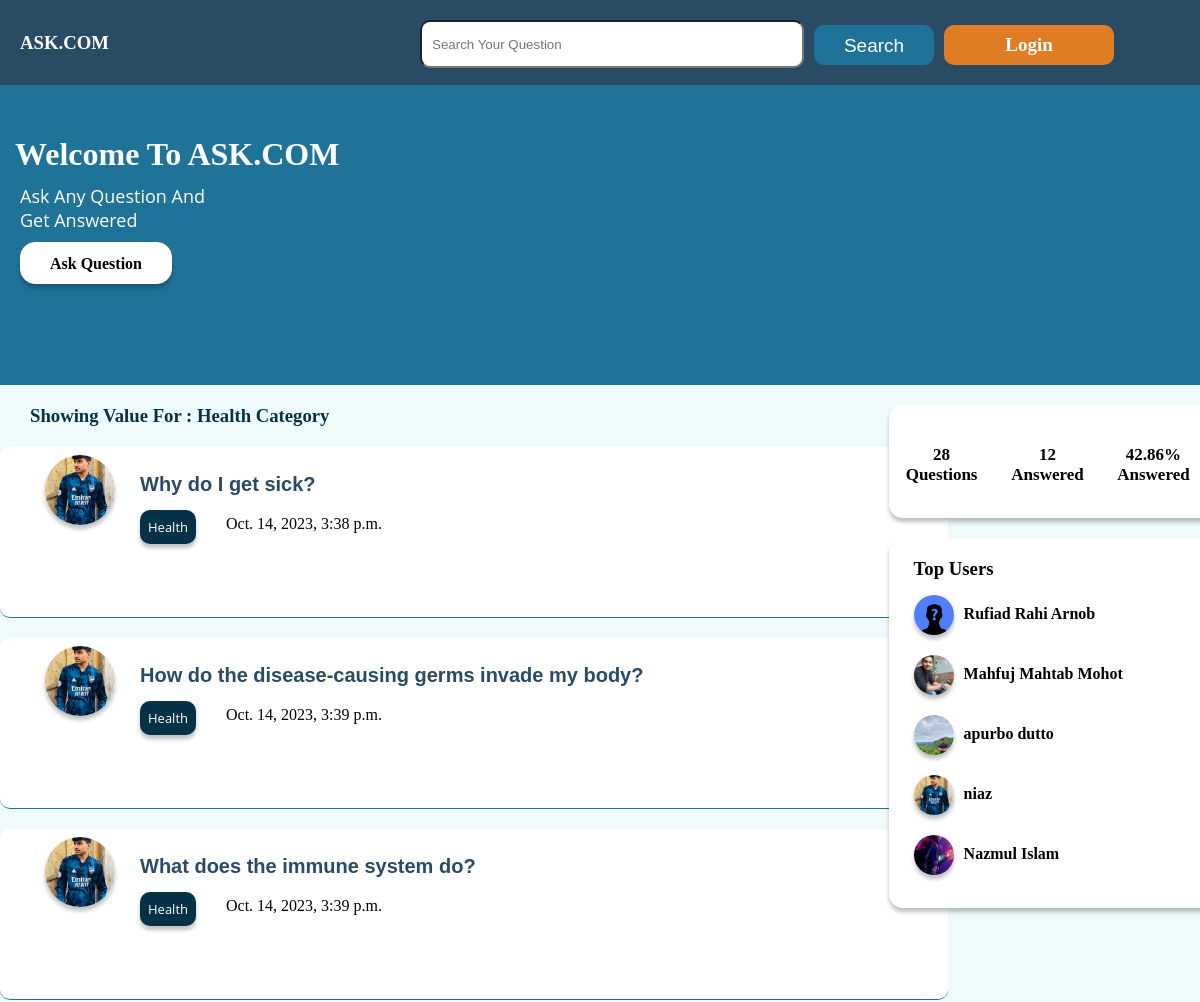
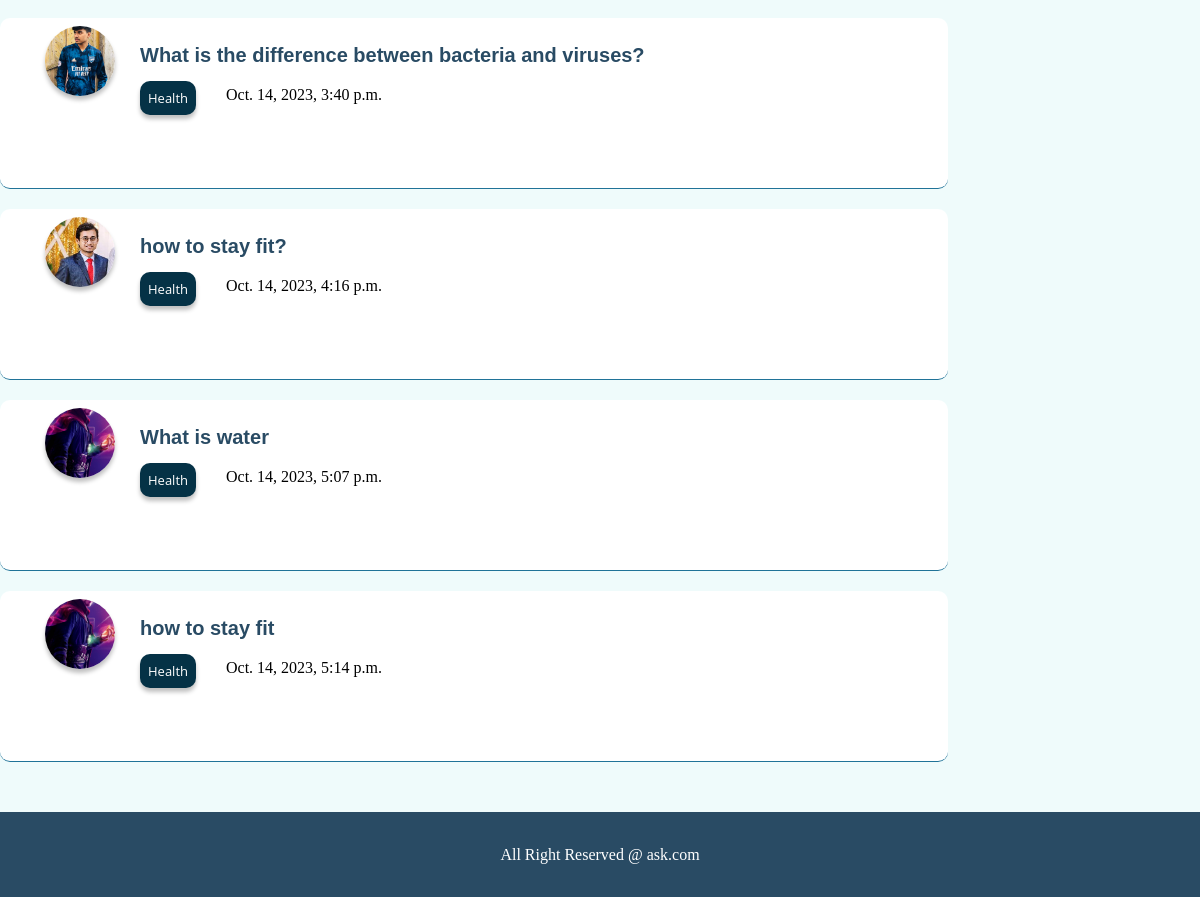
The page /category/Health on the database its author committed (2 pictures, top to bottom).
### home/models.py (models this page shows)
class OurUser(models.Model):
    id = models.IntegerField(primary_key = True)
    name = models.CharField(max_length = 30,null = True)
    email = models.CharField(max_length = 50,null = True)
    password = models.TextField(null = True)
    Bio = models.TextField(null = True)
    Num_of_followers = models.IntegerField(null = True)
    Num_of_following = models.IntegerField(null = True)
    user = models.CharField(max_length = 100,null = True)
    img = models.ImageField(upload_to='images/', null= True)
    phone_No = models.CharField(max_length = 15, null= True)

### questions/models.py (models this page shows)
class Questions(models.Model):
    id =models.IntegerField(primary_key =True)
    title = models.CharField(max_length = 30)
    details = models.CharField(max_length = 50)
    u_email = models.CharField(max_length=50,null = True)
    cat_name = models.CharField(max_length=100,null=True)
    time = models.DateTimeField(auto_now_add=True,null = True)

### home/views.py (the view)
# urls.py: path('category/<str:cat>',category_view,name = 'category'),
def category_view(request,cat):
    user_email = OurUser.objects.all()
    user_list={}
    questions_info = Questions.objects.all()
    count=0
    for i in range(0,len(user_email)):
        user_info = {}
        c = 0
        for j in range(0,len(questions_info)):
            if(user_email[i].email == questions_info[j].u_email):
                c+=1
                if(count != 5):
                    if(c == 1):
                        print(user_email[i])
                        user_info['name'] = user_email[i].name
                        user_info['img'] = user_email[i].img
                        user_info['user'] = user_email[i].user
                        print(user_info)
                        user_list[i] = user_info
                        count+=1
                    else:
                        break
                else:
                    break
    questions = Questions.objects.all()
    total_question = len(questions)
    answer = Answer.objects.all()
    total_answer = 0
    for i in range(0,total_question):
        for j in range(0,len(answer)):
            if questions[i].id == int(answer[j].Q_ID):
                total_answer=total_answer + 1
    perchantage = (total_answer / total_question) * 100
    question = Questions.objects.all().filter(cat_name = cat)
    question_dict = {}
    for i in range(len(question)):
        dict = {}
        for j in range(len(user_email)):
            if(question[i].u_email == user_email[j].email):
                dict['img'] = user_email[j].img
                dict['user'] = user_email[j].user
                dict['title'] = question[i].title
                dict['details'] = question[i].details
                dict['cat_name'] = question[i].cat_name
                dict['id'] = question[i].id
                dict['time'] = question[i].time
                question_dict[i] = dict
    try:
        if request.session['active'] == True:
            my_user = OurUser.objects.filter(email = request.session['0'])
            return render(request,"category.html",{"my_users" : my_user[0], "registered" : True,"question_dict" : question_dict,"total_question":total_question,"total_answer" : total_answer,"perchantage" : perchantage,"user_list" : user_list,"search":cat})
        else:
            return render(request,"category.html",{ "registered" : False,"question_dict" : question_dict,"total_question":total_question,"total_answer" : total_answer,"perchantage" : perchantage,"user_list" : user_list,"search":cat})
    except:
            return render(request,"category.html",{ "registered" : False,"question_dict" : question_dict,"total_question":total_question,"total_answer" : total_answer,"perchantage" : perchantage,"user_list" : user_list,"search":cat})

### home/templates/category.html
{% extends 'base.html' %}
{% load static %}
{% block banner %}
<div class="banner">
    <div class="main_banner">
        <h2>Welcome To ASK.COM</h2>
        <p>Ask Any Question And <br> Get Answered</p>
        <a href="/ask_question"  class="ask_question">Ask  Question</a>
    </div>
</div>
{% endblock banner %}
    {% block body %}
    <div class="container bg">
        <div class="main_container">
         <div class="left_main_container">
            <h3 class="search_h3">Showing Value For : {{ search }} Category</h3>
            {% for key,value in question_dict.items %}
            <div class="question">
                <a href="/profile/user/{{ value.user }}" class="logo_a">
                <div class="logo_section">
                <img class="logo_img" src="/media/{{ value.img }}" alt="">
            </div></a>
            <div class="rest">
                <a class="title_a" href="/answer/{{ value.id }}"><h3 class="question_title">{{ value.title }}</h3></a>
                <div class="category_section">
                    <a href="/category/{{ value.cat_name }}" class="cat">{{ value.cat_name }}</a>
                </div>
                <p class="time">{{ value.time }}</p>
            </div>
            </div>
{% endfor %}
         </div>
         <div class="right_main_container">
            <div class="overview">
                <p class="p1">{{ total_question }}<br>  Questions</p>
                <p class="p1">{{ total_answer }}<br>Answered</p>
                <p class="p1">{{ perchantage|floatformat:2 }}%<br>Answered</p>
            </div>
            <div class="top_user">
                <h3>Top Users</h3>
                {% for key,value  in user_list.items %}
                <div class="user">
                    <a href="/profile/user/{{ value.user }}"><img src="/media/{{ value.img }}"  alt="" class="top_user_logo"></a>
                    <h4 class="name">{{ value.name }}</h4>
                </div>
                {% endfor %}
            </div>
         </div>
        </div>
        {% block pagination %}
        <div class="pagination_section">
            <div class="main_pagination_section">
            </div>
        </div>
        {% endblock pagination %}
</div>
{% endblock body %}
{% block footer %} <div class="footer">All Right Reserved @ ask.com</div> {% endblock footer%}

### home/static/style/style.css (style rules this page uses)
* { margin: 0px; padding: 0px; }
.container { width: 1920px; height: auto; position: relative; }
.main_container { width: 1366px; height: auto; margin: 0 auto; }
.banner { position: relative; top: 0px; overflow: hidden; width: 1920px; height: 300px; background: #207398; }
.main_banner { width: 1366px; height: 300px; margin: 0 auto; overflow: hidden; }
.banner .main_banner h2 { font-family: 'Montserrat'; font-style: normal; font-weight: 700; font-size: 32px; line-height: 39px; color: white; margin-top: 50px; margin-left: 15px; }
.banner .main_banner p { font-family: 'Open Sans'; font-style: normal; margin-top: 10px; margin-left: 20px; color: white; font-size: 18px; }
.ask_question { box-sizing: border-box; position: absolute; width: 152px; height: 42px; background: #FFFFFF; border: 1px solid #ffffff; box-shadow: 0px 4px 4px rgba(0, 0, 0, 0.25); border-radius: 15px; margin-top: 10px; margin-left: 20px; text-align: center; line-height: 42px; text-decoration: none; color: black; font-weight: bold; }
.left_main_container { width: 70%; height: auto; float: left; }
.right_main_container { width: 29.7%; height: auto; float: right; padding-bottom: 50px; }
.question { width: 908px; height: 170px; border-bottom: 1px solid #207398; margin-top: 20px; overflow: hidden; padding-left: 40px; background: white; border-radius: 10px; }
.logo_a { display: block; width: 70px; height: 70px; }
.logo_img { width: 70px; height: 70px; border-radius: 50%; margin-top: 8px; margin-left: 5px; float: left; box-shadow:0px 4px 4px rgba(0, 0, 0, 0.25); }
.question_title { width: 780px; height: auto; display: block; margin-top: 6px; text-align: justify; margin-bottom: 14px; font-size: 20px; font-family: 'Montserrat', sans-serif; }
.title_a { text-decoration: none; color: #294B64; font-family: 'Montserrat', sans-serif; margin-right: 20px; text-align: justify; }
.cat { background: #053246; width: auto; padding: 8px; border-radius: 10px; text-decoration: none; color: white; box-shadow:0px 4px 4px rgba(0, 0, 0, 0.25); font-family: 'Open Sans'; font-style: normal; float: left; display: block; margin-right: 5px; font-size: 13px; }
.logo_section { width: 92px; height: 100px; float: left; }
.rest { width: 830px; height: 70%; margin-top: -80px; float: left; padding-left: 100px; }
.time { width: auto; height: 30px; padding-right: 20px; float: left; margin-top: 5px; }
.category_section { width: auto; height: 30%; margin-right: 10px; float: left; }
.search_h3 { margin-top: 20px; padding-left: 30px; color: #053246; }
.overview { width: 326px; height: 113px; margin-top: 20px; background: #ffffff; box-shadow: 0px 4px 4px rgba(0, 0, 0, 0.25); border-radius: 14px; margin-left: 45px; }
.p1 { width: 32.5%; float: left; height: 70px; text-align: center; padding-top: 40px; font-size: 17px; font-weight: bold; }
.top_user { width: 306px; height: 350px; margin-top: 20px; background: #ffffff; box-shadow: 0px 4px 4px rgba(0, 0, 0, 0.25); border-radius: 14px; margin-left: 45px; padding-top: 20px; padding-left: 25px; margin-bottom: 20px; }
.user { width: 95%; height: 50px; margin-top: 10px; }
.top_user_logo { width: 40px; height: 40px; border-radius: 50%; margin-top: 5px; box-shadow: 0px 4px 4px rgba(0, 0, 0, 0.25); float: left; margin-right: 10px; }
.name { padding-top: 15px; }
.pagination_section { margin-top: 10px; width: 1920px; height: 50px; overflow: hidden; }
.main_pagination_section { width: 1336px; height: 50px; margin: 0 auto; padding-left: 30px; overflow: hidden; }
.footer { width: 1920px; height: 85px; line-height: 85px; background: #294B64; text-align: center; color: white; position: absolute; }
.time { margin-left: 15px; }
.bg { background: #effbfb }
img { object-fit: cover; }

### rows shown on the page
OurUser: img (picture), name "niaz"
Questions: title "Why do I get sick?", cat_name "Health", time "Oct. 14, 2023, 3:38 p.m."
Questions: title "How do the disease-causing germs invade my body?", cat_name "Health", time "Oct. 14, 2023, 3:39 p.m."
Questions: title "What does the immune system do?", cat_name "Health", time "Oct. 14, 2023, 3:39 p.m."
Questions: title "What is the difference between bacteria and viruses?", cat_name "Health", time "Oct. 14, 2023, 3:40 p.m."
OurUser: img (picture)
Questions: title "how to stay fit?", cat_name "Health", time "Oct. 14, 2023, 4:16 p.m."
OurUser: img (picture), name "Nazmul Islam"
Questions: title "What is water", cat_name "Health", time "Oct. 14, 2023, 5:07 p.m."
Questions: title "how to stay fit", cat_name "Health", time "Oct. 14, 2023, 5:14 p.m."
OurUser: img (placeholder picture), name "Rufiad Rahi Arnob"
OurUser: img (picture), name "Mahfuj Mahtab Mohot"
OurUser: img (picture), name "apurbo dutto"

### other values the page prints
{{ search }} "Health"
{{ total_question }} "28"
{{ total_answer }} "12"
{{ perchantage|floatformat:2 }} "42.86"
